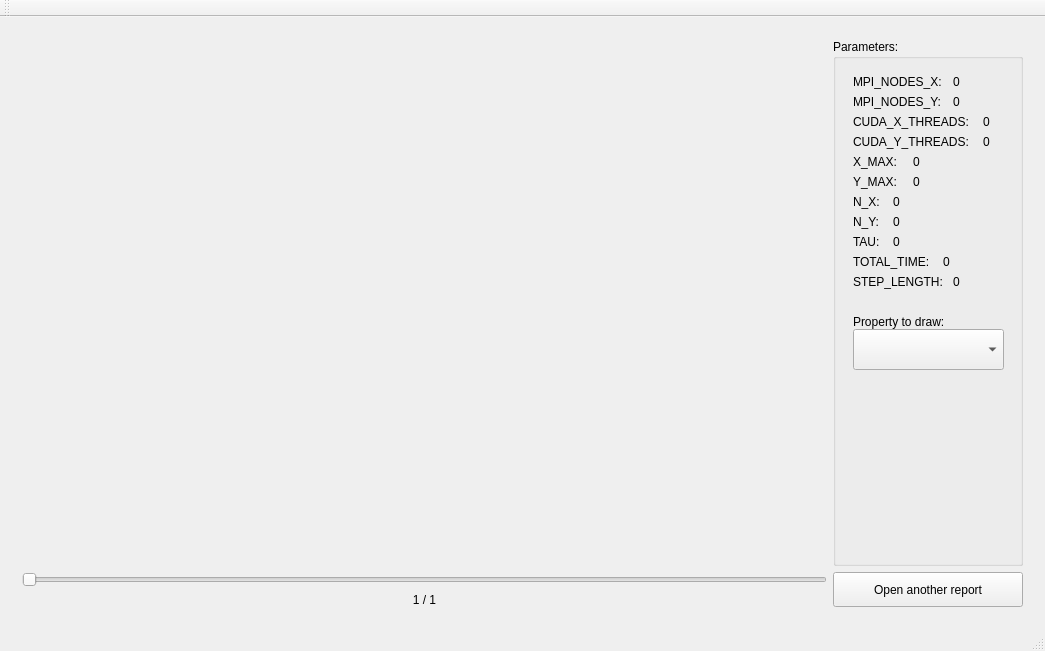
<?xml version="1.0" encoding="UTF-8"?>
<ui version="4.0">
 <class>DataReader</class>
 <widget class="QMainWindow" name="DataReader">
  <property name="enabled">
   <bool>true</bool>
  </property>
  <property name="geometry">
   <rect>
    <x>0</x>
    <y>0</y>
    <width>1045</width>
    <height>651</height>
   </rect>
  </property>
  <property name="windowTitle">
   <string>DataReader</string>
  </property>
  <property name="documentMode">
   <bool>false</bool>
  </property>
  <property name="dockOptions">
   <set>QMainWindow::AnimatedDocks</set>
  </property>
  <widget class="QWidget" name="centralWidget">
   <layout class="QHBoxLayout" name="horizontalLayout_3">
    <item>
     <widget class="QStackedWidget" name="stackedWidget">
      <property name="currentIndex">
       <number>2</number>
      </property>
      <widget class="QWidget" name="page1">
       <layout class="QVBoxLayout" name="verticalLayout_2">
        <item>
         <layout class="QHBoxLayout" name="horizontalLayout_2">
          <item>
           <widget class="QLineEdit" name="reppath">
            <property name="sizePolicy">
             <sizepolicy hsizetype="MinimumExpanding" vsizetype="Fixed">
              <horstretch>0</horstretch>
              <verstretch>0</verstretch>
             </sizepolicy>
            </property>
            <property name="minimumSize">
             <size>
              <width>0</width>
              <height>32</height>
             </size>
            </property>
           </widget>
          </item>
          <item>
           <widget class="QPushButton" name="browse_btn">
            <property name="sizePolicy">
             <sizepolicy hsizetype="Minimum" vsizetype="Fixed">
              <horstretch>0</horstretch>
              <verstretch>0</verstretch>
             </sizepolicy>
            </property>
            <property name="minimumSize">
             <size>
              <width>0</width>
              <height>43</height>
             </size>
            </property>
            <property name="text">
             <string>Browse</string>
            </property>
           </widget>
          </item>
         </layout>
        </item>
        <item>
         <layout class="QHBoxLayout" name="horizontalLayout_6">
          <item>
           <widget class="QPushButton" name="open_btn">
            <property name="sizePolicy">
             <sizepolicy hsizetype="Minimum" vsizetype="MinimumExpanding">
              <horstretch>0</horstretch>
              <verstretch>0</verstretch>
             </sizepolicy>
            </property>
            <property name="minimumSize">
             <size>
              <width>0</width>
              <height>32</height>
             </size>
            </property>
            <property name="text">
             <string>Open report</string>
            </property>
           </widget>
          </item>
         </layout>
        </item>
       </layout>
      </widget>
      <widget class="QWidget" name="page2">
       <layout class="QHBoxLayout" name="horizontalLayout_5">
        <item>
         <layout class="QVBoxLayout" name="verticalLayout_3">
          <item>
           <layout class="QHBoxLayout" name="horizontalLayout_4">
            <item>
             <widget class="QLabel" name="label">
              <property name="text">
               <string>Reading the report file:</string>
              </property>
             </widget>
            </item>
            <item>
             <widget class="QLabel" name="progress">
              <property name="sizePolicy">
               <sizepolicy hsizetype="MinimumExpanding" vsizetype="Preferred">
                <horstretch>0</horstretch>
                <verstretch>0</verstretch>
               </sizepolicy>
              </property>
              <property name="text">
               <string>0%</string>
              </property>
             </widget>
            </item>
            <item>
             <spacer name="horizontalSpacer">
              <property name="orientation">
               <enum>Qt::Horizontal</enum>
              </property>
              <property name="sizeHint" stdset="0">
               <size>
                <width>40</width>
                <height>20</height>
               </size>
              </property>
             </spacer>
            </item>
           </layout>
          </item>
          <item>
           <widget class="QProgressBar" name="progressBar">
            <property name="value">
             <number>24</number>
            </property>
           </widget>
          </item>
         </layout>
        </item>
       </layout>
      </widget>
      <widget class="QWidget" name="page_3">
       <layout class="QGridLayout" name="gridLayout">
        <item row="0" column="0">
         <widget class="QCustomPlot" name="customPlot" native="true">
          <property name="sizePolicy">
           <sizepolicy hsizetype="Expanding" vsizetype="Expanding">
            <horstretch>0</horstretch>
            <verstretch>0</verstretch>
           </sizepolicy>
          </property>
         </widget>
        </item>
        <item row="0" column="1">
         <widget class="QGroupBox" name="groupBox">
          <property name="sizePolicy">
           <sizepolicy hsizetype="Fixed" vsizetype="Expanding">
            <horstretch>0</horstretch>
            <verstretch>0</verstretch>
           </sizepolicy>
          </property>
          <property name="minimumSize">
           <size>
            <width>190</width>
            <height>340</height>
           </size>
          </property>
          <property name="title">
           <string>Parameters:</string>
          </property>
          <widget class="QLabel" name="label_12">
           <property name="geometry">
            <rect>
             <x>20</x>
             <y>210</y>
             <width>81</width>
             <height>25</height>
            </rect>
           </property>
           <property name="text">
            <string>TOTAL_TIME:</string>
           </property>
          </widget>
          <widget class="QLabel" name="label_8">
           <property name="geometry">
            <rect>
             <x>20</x>
             <y>90</y>
             <width>121</width>
             <height>25</height>
            </rect>
           </property>
           <property name="text">
            <string>CUDA_Y_THREADS:</string>
           </property>
          </widget>
          <widget class="QLabel" name="label_26">
           <property name="geometry">
            <rect>
             <x>20</x>
             <y>130</y>
             <width>51</width>
             <height>25</height>
            </rect>
           </property>
           <property name="text">
            <string>Y_MAX:</string>
           </property>
          </widget>
          <widget class="QLabel" name="label_14">
           <property name="geometry">
            <rect>
             <x>20</x>
             <y>230</y>
             <width>101</width>
             <height>25</height>
            </rect>
           </property>
           <property name="text">
            <string>STEP_LENGTH:</string>
           </property>
          </widget>
          <widget class="QLabel" name="label_18">
           <property name="geometry">
            <rect>
             <x>20</x>
             <y>170</y>
             <width>31</width>
             <height>25</height>
            </rect>
           </property>
           <property name="text">
            <string>N_Y:</string>
           </property>
          </widget>
          <widget class="QLabel" name="label_10">
           <property name="geometry">
            <rect>
             <x>20</x>
             <y>190</y>
             <width>31</width>
             <height>25</height>
            </rect>
           </property>
           <property name="text">
            <string>TAU:</string>
           </property>
          </widget>
          <widget class="QLabel" name="label_24">
           <property name="geometry">
            <rect>
             <x>20</x>
             <y>110</y>
             <width>51</width>
             <height>25</height>
            </rect>
           </property>
           <property name="text">
            <string>X_MAX:</string>
           </property>
          </widget>
          <widget class="QLabel" name="label_19">
           <property name="geometry">
            <rect>
             <x>20</x>
             <y>150</y>
             <width>31</width>
             <height>25</height>
            </rect>
           </property>
           <property name="text">
            <string>N_X:</string>
           </property>
          </widget>
          <widget class="QLabel" name="label_4">
           <property name="geometry">
            <rect>
             <x>20</x>
             <y>30</y>
             <width>91</width>
             <height>25</height>
            </rect>
           </property>
           <property name="text">
            <string>MPI_NODES_X:</string>
           </property>
          </widget>
          <widget class="QLabel" name="label_6">
           <property name="geometry">
            <rect>
             <x>20</x>
             <y>50</y>
             <width>91</width>
             <height>25</height>
            </rect>
           </property>
           <property name="text">
            <string>MPI_NODES_Y:</string>
           </property>
          </widget>
          <widget class="QLabel" name="label_15">
           <property name="geometry">
            <rect>
             <x>20</x>
             <y>70</y>
             <width>121</width>
             <height>25</height>
            </rect>
           </property>
           <property name="text">
            <string>CUDA_X_THREADS:</string>
           </property>
          </widget>
          <widget class="QLabel" name="total_time_2">
           <property name="geometry">
            <rect>
             <x>110</x>
             <y>210</y>
             <width>81</width>
             <height>25</height>
            </rect>
           </property>
           <property name="text">
            <string>0</string>
           </property>
          </widget>
          <widget class="QLabel" name="tau_2">
           <property name="geometry">
            <rect>
             <x>60</x>
             <y>190</y>
             <width>31</width>
             <height>25</height>
            </rect>
           </property>
           <property name="text">
            <string>0</string>
           </property>
          </widget>
          <widget class="QLabel" name="n_x_2">
           <property name="geometry">
            <rect>
             <x>60</x>
             <y>150</y>
             <width>31</width>
             <height>25</height>
            </rect>
           </property>
           <property name="text">
            <string>0</string>
           </property>
          </widget>
          <widget class="QLabel" name="cuda_x_threads_2">
           <property name="geometry">
            <rect>
             <x>150</x>
             <y>70</y>
             <width>121</width>
             <height>25</height>
            </rect>
           </property>
           <property name="text">
            <string>0</string>
           </property>
          </widget>
          <widget class="QLabel" name="n_y_2">
           <property name="geometry">
            <rect>
             <x>60</x>
             <y>170</y>
             <width>31</width>
             <height>25</height>
            </rect>
           </property>
           <property name="text">
            <string>0</string>
           </property>
          </widget>
          <widget class="QLabel" name="step_length_2">
           <property name="geometry">
            <rect>
             <x>120</x>
             <y>230</y>
             <width>101</width>
             <height>25</height>
            </rect>
           </property>
           <property name="text">
            <string>0</string>
           </property>
          </widget>
          <widget class="QLabel" name="cuda_y_threads_2">
           <property name="geometry">
            <rect>
             <x>150</x>
             <y>90</y>
             <width>121</width>
             <height>25</height>
            </rect>
           </property>
           <property name="text">
            <string>0</string>
           </property>
          </widget>
          <widget class="QLabel" name="mpi_nodes_y_2">
           <property name="geometry">
            <rect>
             <x>120</x>
             <y>50</y>
             <width>91</width>
             <height>25</height>
            </rect>
           </property>
           <property name="text">
            <string>0</string>
           </property>
          </widget>
          <widget class="QLabel" name="mpi_nodes_x_2">
           <property name="geometry">
            <rect>
             <x>120</x>
             <y>30</y>
             <width>91</width>
             <height>25</height>
            </rect>
           </property>
           <property name="text">
            <string>0</string>
           </property>
          </widget>
          <widget class="QLabel" name="y_max_2">
           <property name="geometry">
            <rect>
             <x>80</x>
             <y>130</y>
             <width>51</width>
             <height>25</height>
            </rect>
           </property>
           <property name="text">
            <string>0</string>
           </property>
          </widget>
          <widget class="QLabel" name="x_max_2">
           <property name="geometry">
            <rect>
             <x>80</x>
             <y>110</y>
             <width>51</width>
             <height>25</height>
            </rect>
           </property>
           <property name="text">
            <string>0</string>
           </property>
          </widget>
          <widget class="QComboBox" name="comboBox">
           <property name="geometry">
            <rect>
             <x>20</x>
             <y>290</y>
             <width>151</width>
             <height>41</height>
            </rect>
           </property>
          </widget>
          <widget class="QLabel" name="label_21">
           <property name="geometry">
            <rect>
             <x>20</x>
             <y>270</y>
             <width>111</width>
             <height>25</height>
            </rect>
           </property>
           <property name="text">
            <string>Property to draw:</string>
           </property>
          </widget>
         </widget>
        </item>
        <item row="1" column="0">
         <widget class="QSlider" name="timeSlider">
          <property name="maximum">
           <number>999999999</number>
          </property>
          <property name="orientation">
           <enum>Qt::Horizontal</enum>
          </property>
         </widget>
        </item>
        <item row="1" column="1" rowspan="2">
         <widget class="QPushButton" name="anthr_report_btn">
          <property name="sizePolicy">
           <sizepolicy hsizetype="Minimum" vsizetype="Preferred">
            <horstretch>0</horstretch>
            <verstretch>0</verstretch>
           </sizepolicy>
          </property>
          <property name="sizeIncrement">
           <size>
            <width>0</width>
            <height>25</height>
           </size>
          </property>
          <property name="text">
           <string>Open another report</string>
          </property>
         </widget>
        </item>
        <item row="2" column="0">
         <widget class="QLabel" name="time_lbl">
          <property name="text">
           <string>1 / 1</string>
          </property>
          <property name="alignment">
           <set>Qt::AlignCenter</set>
          </property>
         </widget>
        </item>
       </layout>
      </widget>
     </widget>
    </item>
   </layout>
  </widget>
  <widget class="QMenuBar" name="menuBar">
   <property name="geometry">
    <rect>
     <x>0</x>
     <y>0</y>
     <width>1045</width>
     <height>22</height>
    </rect>
   </property>
  </widget>
  <widget class="QToolBar" name="mainToolBar">
   <attribute name="toolBarArea">
    <enum>TopToolBarArea</enum>
   </attribute>
   <attribute name="toolBarBreak">
    <bool>false</bool>
   </attribute>
  </widget>
  <widget class="QStatusBar" name="statusBar"/>
 </widget>
 <layoutdefault spacing="6" margin="11"/>
 <customwidgets>
  <customwidget>
   <class>QCustomPlot</class>
   <extends>QWidget</extends>
   <header>../../utilities/QCustomPlot/include/Qcustomplot.hpp</header>
   <container>1</container>
  </customwidget>
 </customwidgets>
 <resources/>
 <connections/>
</ui>
